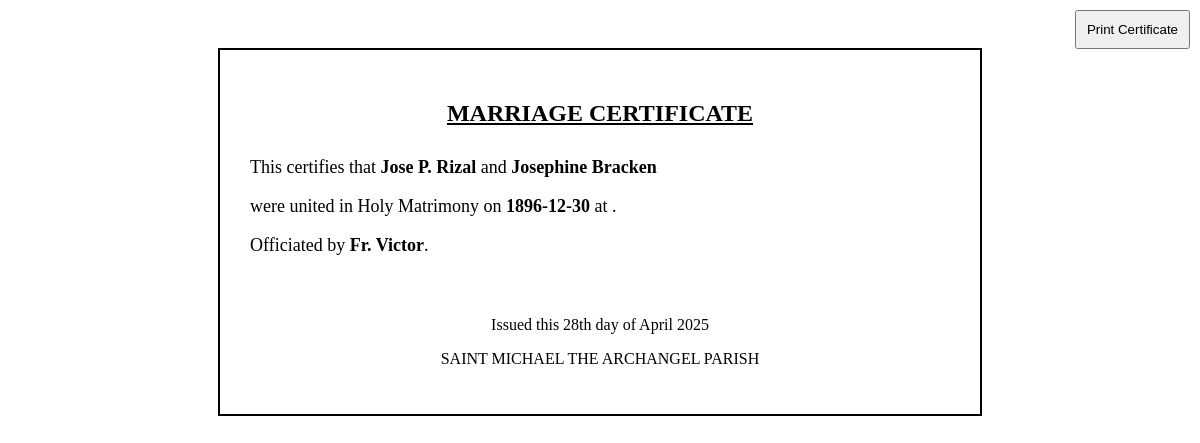
Page /marriageCert.php?id=1 on the committed database.
### tables this page shows
CREATE TABLE IF NOT EXISTS `marriage_records` (
  `id` int NOT NULL AUTO_INCREMENT,
  `groom_name` varchar(255) NOT NULL,
  `groom_dob` date NOT NULL,
  `groom_address` varchar(255) NOT NULL,
  `bride_name` varchar(255) NOT NULL,
  `bride_dob` date NOT NULL,
  `bride_address` varchar(255) NOT NULL,
  `marriage_date` date NOT NULL,
  `marriage_time` time NOT NULL,
  `priest_name` varchar(255) NOT NULL,
  `witnesses` varchar(255) NOT NULL,
  `location` varchar(255) NOT NULL,
  PRIMARY KEY (`id`)
);

### marriageCert.php (the view, shortened to what this page needs)
<?php
include 'db_config.php';
$id = $_GET['id'];
$stmt = $pdo->prepare("SELECT * FROM marriage_records WHERE id = ?");
$stmt->execute([$id]);
$record = $stmt->fetch(PDO::FETCH_ASSOC);
?>
<!DOCTYPE html>
<html>
<head>
</head>
<body>
    <button class="btn-print" onclick="window.print()">Print Certificate</button>
    <div class="certificate">
        <h2>MARRIAGE CERTIFICATE</h2>
        <div class="info">
            <p>This certifies that <strong><?= htmlspecialchars($record['groom_name']) ?></strong> and <strong><?= htmlspecialchars($record['bride_name']) ?></strong></p>
            <p>were united in Holy Matrimony on <strong><?= htmlspecialchars($record['marriage_date']) ?></strong> at <strong><?= htmlspecialchars($record['place']) ?></strong>.</p>
            <p>Officiated by <strong><?= htmlspecialchars($record['priest_name']) ?></strong>.</p>
        </div>
        <div class="footer">
            <p>Issued this <?= date("jS") ?> day of <?= date("F Y") ?></p>
            <p>SAINT MICHAEL THE ARCHANGEL PARISH</p>
        </div>
    </div>
</body>
</html>

### marriageCert.php (style rules this page uses)
body { font-family: 'Times New Roman', serif; padding: 40px; background-color: white; }
.certificate { max-width: 700px; margin: auto; padding: 30px; border: 2px solid black; }
h2 { text-align: center; text-decoration: underline; }
.info { margin-top: 30px; font-size: 18px; }
.footer { text-align: center; margin-top: 60px; font-size: 16px; }
.btn-print { position: fixed; top: 10px; right: 10px; padding: 10px; }

### rows in the picture
marriage_records: groom_name "Jose P. Rizal", bride_name "Josephine Bracken", marriage_date "1896-12-30", priest_name "Fr. Victor"
